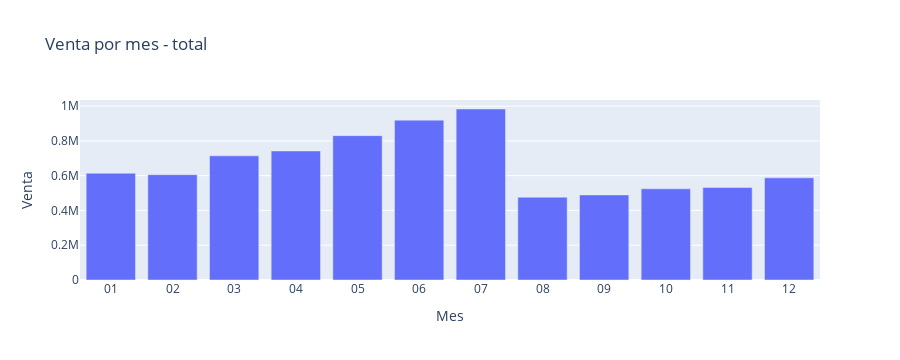

Here is the notebook cell this chart was saved with:
### Markdown cell above
Vemos cual es el comportamiendo del año respecto a la venta

### Code cell
df_graf = pd.DataFrame(df_order_items_neta.groupby('created_at_month')['sale_price'].sum().reset_index().sort_values(by='created_at_month'))

px.bar(df_graf,
    x = 'created_at_month',
    y = 'sale_price',
    title = 'Venta por mes - total',
    labels = {'sale_price':'Venta', 'created_at_month': 'Mes'},
    #barmode = 'group' # Generar diagramas de barras lado a lado, sin apilar las categorías de color.
)

### Figure 1 — Plotly figure (JSON) as saved in the notebook; plotly's stock layout.template omitted (floating-point values rounded to 4 significant figures)
{"data": [{"alignmentgroup": "True", "hovertemplate": "Mes=%{x}<br>Venta=%{y}<extra></extra>", "legendgroup": "", "marker": {"color": "#636efa", "pattern": {"shape": ""}}, "name": "", "offsetgroup": "", "orientation": "v", "showlegend": false, "textposition": "auto", "type": "bar", "x": ["01", "02", "03", "04", "05", "06", "07", "08", "09", "10", "11", "12"], "xaxis": "x", "y": [614100.0, 605700.0, 714000.0, 742200.0, 830200.0, 919400.0, 983400.0, 476500.0, 489300.0, 524400.0, 532100.0, 587600.0], "yaxis": "y"}], "layout": {"barmode": "relative", "height": 360, "legend": {"tracegroupgap": 0}, "title": {"text": "Venta por mes - total"}, "xaxis": {"anchor": "y", "autorange": true, "domain": [0, 1], "range": [-0.5, 11.5], "title": {"text": "Mes"}, "type": "category"}, "yaxis": {"anchor": "x", "autorange": true, "domain": [0, 1], "range": [0, 1035000.0], "title": {"text": "Venta"}, "type": "linear"}}}
